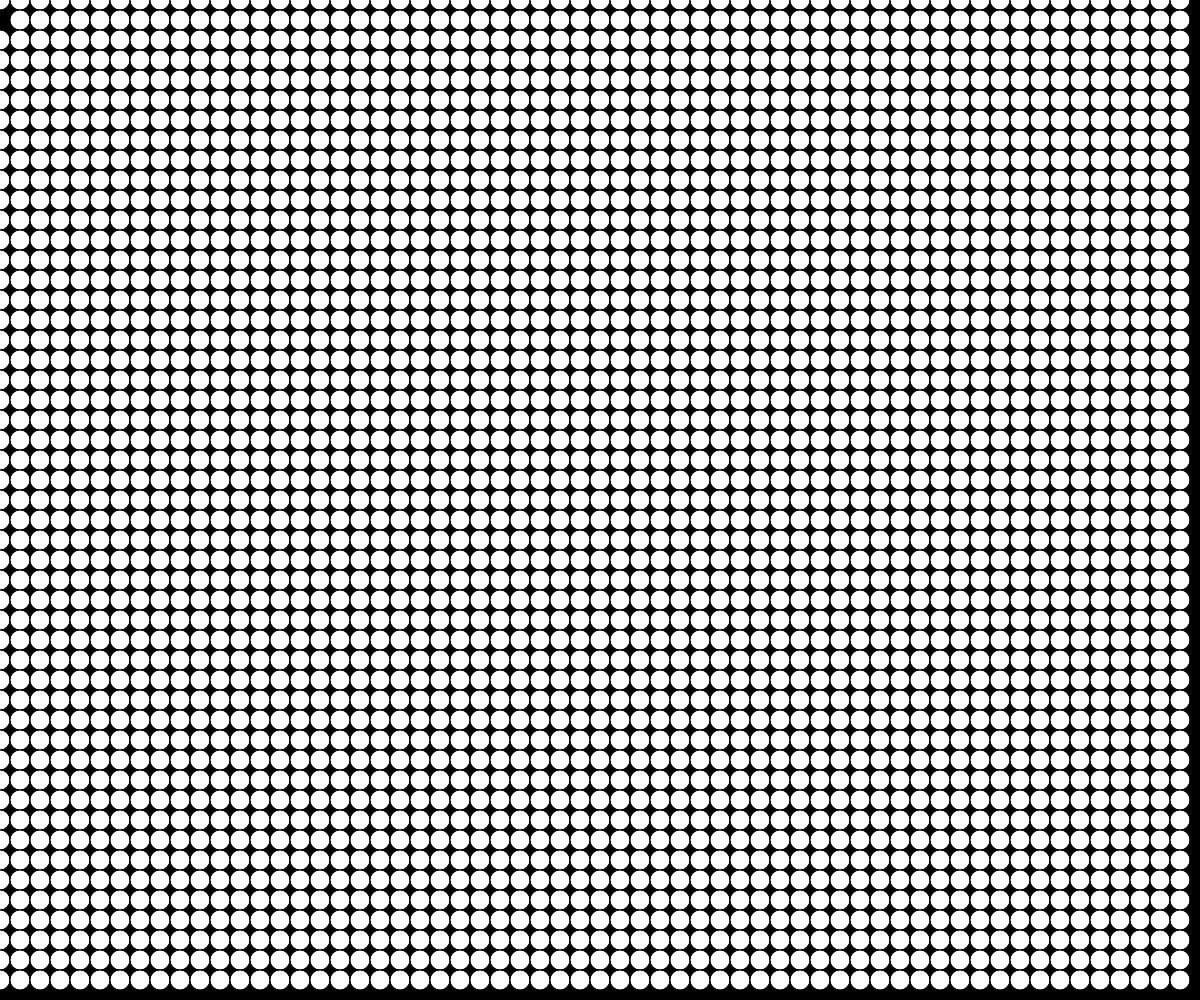
Frame 1 (no input)
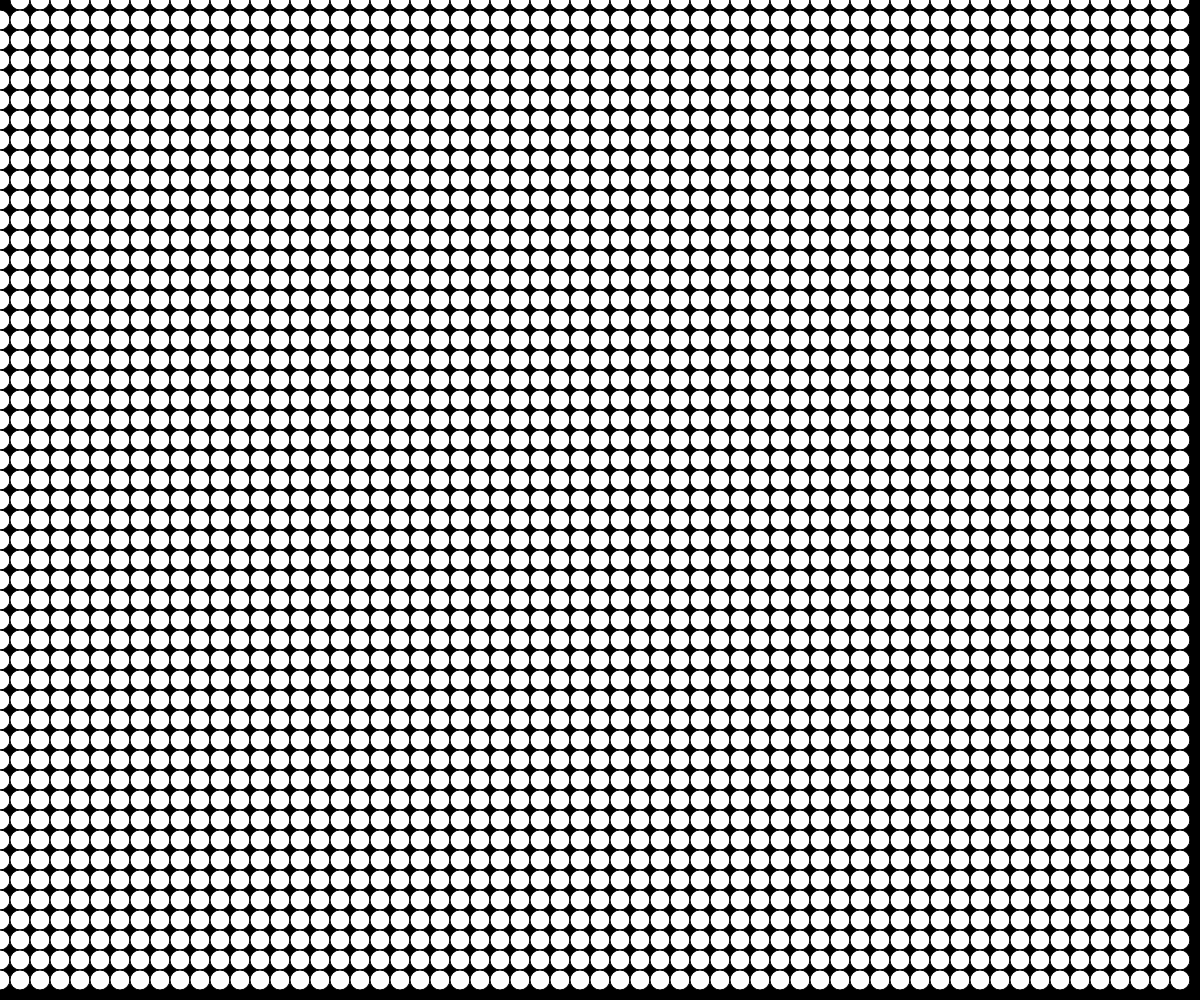
Frame 60 (no input)
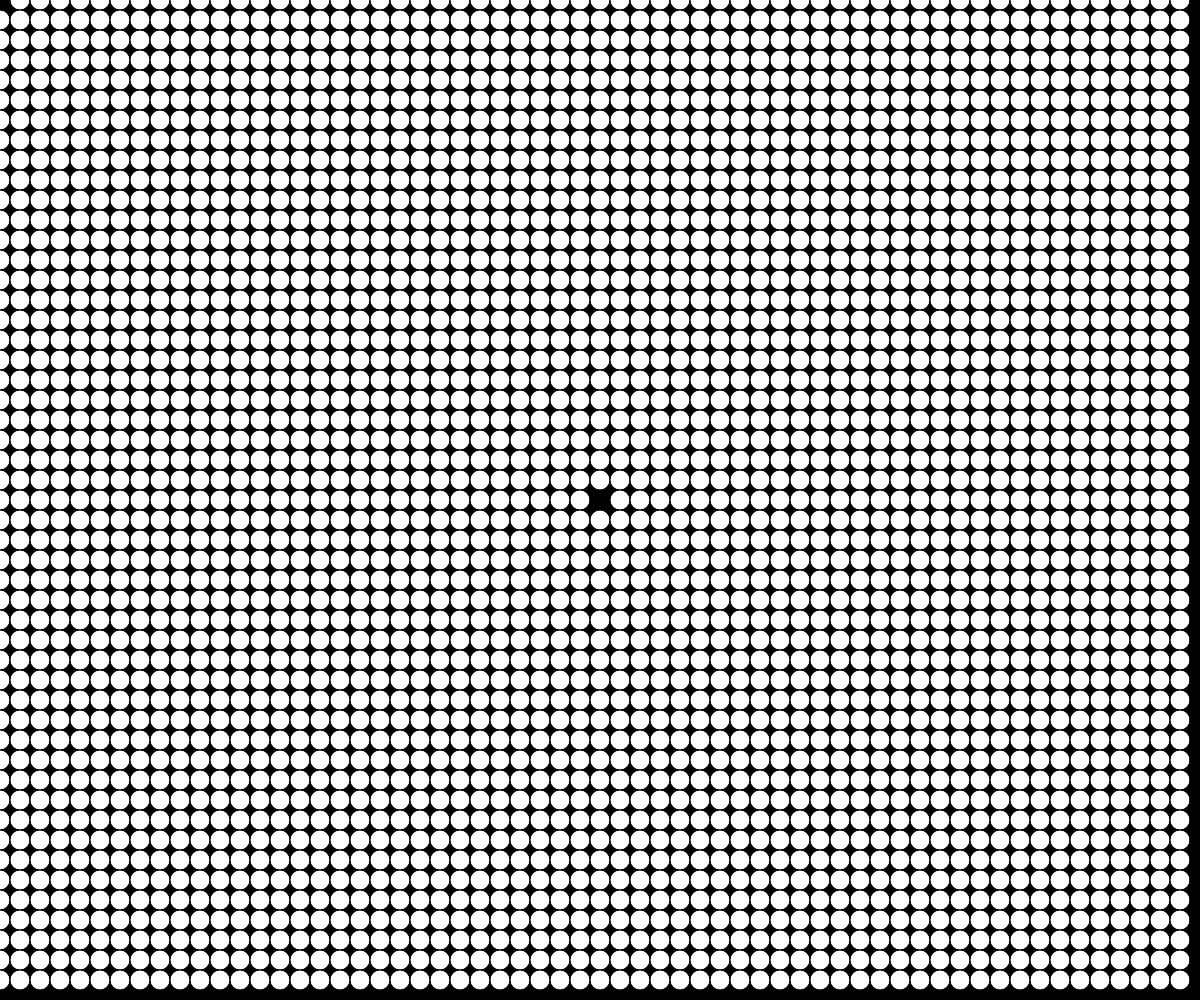
Frame 120 (the mouse pressed at the canvas centre since frame 60)

The p5.js sketch that drew these frames (run headless with seeded random() and noise() and a simulated clock; from frame 60 on, the mouse is pressed at the canvas centre):

// p5.js sketch
// ── sketch.js
// Nested Loops and Popping Bubbles
// Adrian Chan
// October 3, 2025

// GLOBAL VARIABLES
let bubbles = [];
let bubbleSize = 20;

function setup() {
  createCanvas(windowWidth, windowHeight);
  //drawWithGrid();
  populateArray();
}

function draw() {
  background(0);
  showBubbles();
}

function populateArray(){
  // Use a nested loop to generate x,y positions for all the bubbles
  for(let x=0; x<width; x+=bubbleSize){
    for(let y=0; y<height; y+=bubbleSize){
      let b = {
        x: x, y: y
      };
      bubbles.push(b);
    }
  }
    

}

function showBubbles(){
  // Traverse the array
  // Display a bubble for each (x,y)
  for (i=0; i<bubbles.length; i++){
    let b = bubbles[i]
    circle(b.x, b.y, bubbleSize);
    if(dist(b.x, b.y, mouseX, mouseY) < bubbleSize/2){
      // To delete an item, use .splice()
      // .splice(pos, # of times to delete, [replacement item])
      bubbles.splice(i, 1)
    }
  }
}







function drawWithGrid(){
  for(let y=0; y<=height; y+=30){
    for(let x=0; x<=width; x+=30){
      circle(x,y,1);

    }
  }

}
    
